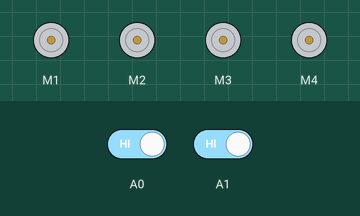
Recording of a sketch running on a simulated Arduino Uno, built with avr-gcc and run on an emulated ATmega328P. Shown: 4 × DC motor (green arrow = forward, orange = backward, longer = faster). The inputs (shaded band) are chosen by the test bench; at power-on: A0 HIGH, A1 HIGH. What the sketch prints to the serial monitor is not drawn.

Above: at 1.2 s.
1.3 s: A0 driven LOW
At 1.6 s:
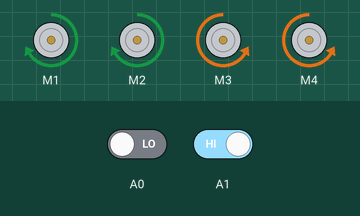
2.8 s: A1 driven LOW
At 3.9 s:
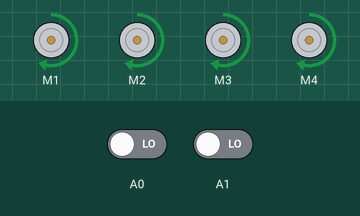
4.3 s: A0 driven HIGH
At 5.0 s:
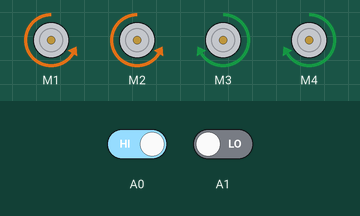
5.8 s: A1 driven HIGH
At 6.2 s:
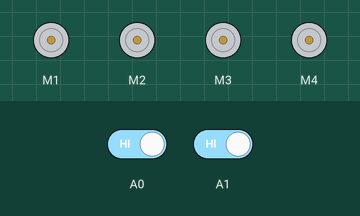
Timing chart, 0 to 8.3 s (numbered marks = the images above; inputs shaded):
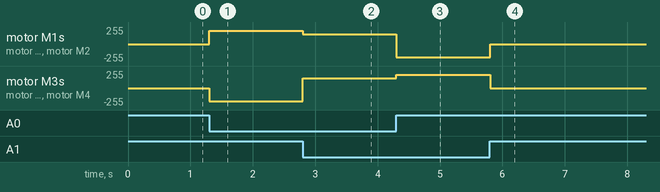

Measured:
- after the input at 1.3 s, motor M1, motor M2: stopped → forward 200/255 at once; motor M3, motor M4: stopped → backward 200/255 at once
- after the input at 2.8 s, motor M1, motor M2: forward 200/255 → forward 150/255 at once; motor M3, motor M4: backward 200/255 → forward 150/255 at once
- after the input at 4.3 s, motor M1, motor M2: forward 150/255 → backward 200/255 at once; motor M3, motor M4: forward 150/255 → forward 200/255 at once
- after the input at 5.8 s, motor M1, motor M2: backward 200/255 → stopped at once; motor M3, motor M4: forward 200/255 → stopped at once

The sketch:

Line_followingcar.ino
```cpp
#include <AFMotor.h>
AF_DCMotor motor1(1, MOTOR12_1KHZ);
AF_DCMotor motor2(2, MOTOR12_1KHZ);
AF_DCMotor motor3(3, MOTOR34_1KHZ);
AF_DCMotor motor4(4, MOTOR34_1KHZ);
void setup() {
  pinMode(A0,INPUT);
  pinMode(A1,INPUT);
  Serial.begin(9600);
}
void loop(){
  Serial.println(digitalRead(A0));
  Serial.println(digitalRead(A1));
  if(digitalRead(A0)==0 && digitalRead(A1)==0){
    motor1.run(FORWARD);
    motor1.setSpeed(150);
    motor2.run(FORWARD);
    motor2.setSpeed(150);
    motor3.run(FORWARD);
    motor3.setSpeed(150);
    motor4.run(FORWARD);
    motor4.setSpeed(150);
  }
  else if(digitalRead(A0)==0 && !digitalRead(A1)==0){
    motor1.run(FORWARD);
    motor1.setSpeed(200);
    motor2.run(FORWARD);
    motor2.setSpeed(200);
    motor3.run(BACKWARD);
    motor3.setSpeed(200);
    motor4.run(BACKWARD);
    motor4.setSpeed(200);
  }
  else if(!digitalRead(A0)==0 && digitalRead(A1)==0){
    motor1.run(BACKWARD);
    motor1.setSpeed(200);
    motor2.run(BACKWARD);
    motor2.setSpeed(200);
    motor3.run(FORWARD);
    motor3.setSpeed(200);
    motor4.run(FORWARD);
    motor4.setSpeed(200);
  }
  else if(!digitalRead(A0)==0 && !digitalRead(A1)==0){
    motor1.run(RELEASE);
    motor1.setSpeed(0);
    motor2.run(RELEASE);
    motor2.setSpeed(0);
    motor3.run(RELEASE);
    motor3.setSpeed(0);
    motor4.run(RELEASE);
    motor4.setSpeed(0);
  }
}
```
